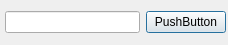
<?xml version="1.0" encoding="UTF-8"?>
<ui version="4.0">
 <class>Dialog</class>
 <widget class="QDialog" name="Dialog">
  <property name="geometry">
   <rect>
    <x>0</x>
    <y>0</y>
    <width>228</width>
    <height>45</height>
   </rect>
  </property>
  <property name="windowTitle">
   <string>Dialog</string>
  </property>
  <widget class="QWidget" name="">
   <property name="geometry">
    <rect>
     <x>5</x>
     <y>10</y>
     <width>221</width>
     <height>25</height>
    </rect>
   </property>
   <layout class="QHBoxLayout" name="horizontalLayout">
    <item>
     <widget class="QLineEdit" name="lineEdit"/>
    </item>
    <item>
     <widget class="QPushButton" name="pushButton">
      <property name="text">
       <string>PushButton</string>
      </property>
     </widget>
    </item>
   </layout>
  </widget>
 </widget>
 <resources/>
 <connections/>
</ui>
